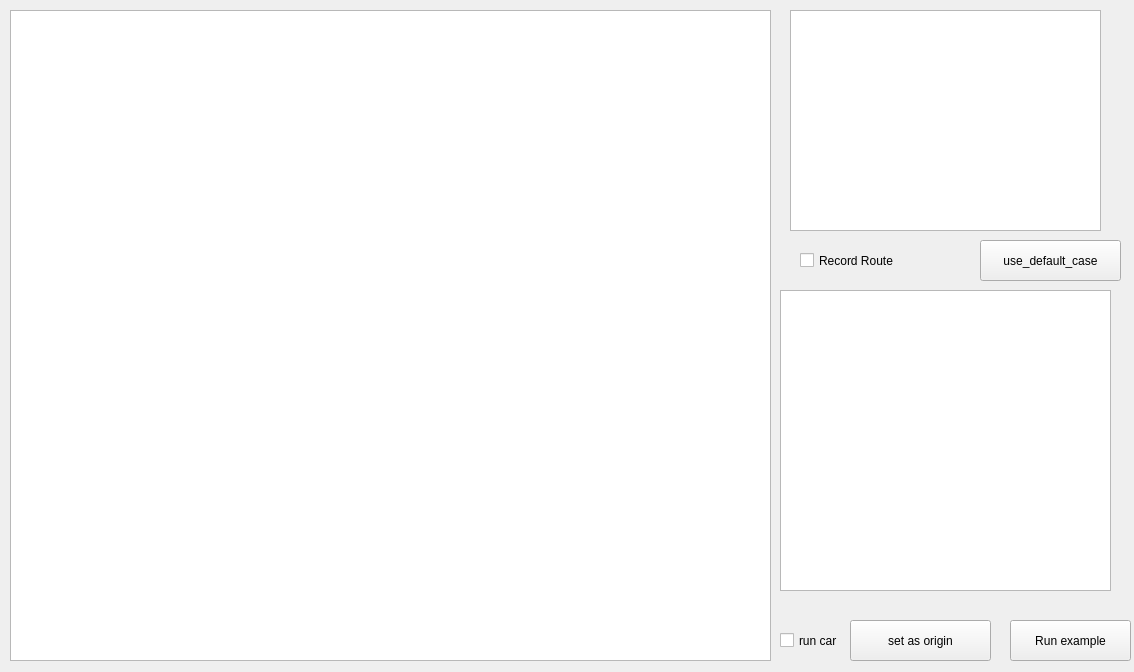
<?xml version="1.0" encoding="UTF-8"?>
<ui version="4.0">
 <class>lateral_control_exercise</class>
 <widget class="QWidget" name="lateral_control_exercise">
  <property name="geometry">
   <rect>
    <x>0</x>
    <y>0</y>
    <width>1134</width>
    <height>672</height>
   </rect>
  </property>
  <property name="windowTitle">
   <string>Form</string>
  </property>
  <widget class="QGraphicsView" name="graphicsView_pos">
   <property name="geometry">
    <rect>
     <x>10</x>
     <y>10</y>
     <width>761</width>
     <height>651</height>
    </rect>
   </property>
  </widget>
  <widget class="QGraphicsView" name="graphicsView_control">
   <property name="geometry">
    <rect>
     <x>790</x>
     <y>10</y>
     <width>311</width>
     <height>221</height>
    </rect>
   </property>
  </widget>
  <widget class="QPushButton" name="pushButton">
   <property name="geometry">
    <rect>
     <x>850</x>
     <y>620</y>
     <width>141</width>
     <height>41</height>
    </rect>
   </property>
   <property name="text">
    <string>set as origin</string>
   </property>
  </widget>
  <widget class="QCheckBox" name="checkBox_record">
   <property name="geometry">
    <rect>
     <x>800</x>
     <y>250</y>
     <width>121</width>
     <height>21</height>
    </rect>
   </property>
   <property name="text">
    <string>Record Route</string>
   </property>
  </widget>
  <widget class="QPushButton" name="pushButton_2">
   <property name="geometry">
    <rect>
     <x>980</x>
     <y>240</y>
     <width>141</width>
     <height>41</height>
    </rect>
   </property>
   <property name="text">
    <string>use_default_case</string>
   </property>
  </widget>
  <widget class="QCheckBox" name="checkBox_run">
   <property name="geometry">
    <rect>
     <x>780</x>
     <y>630</y>
     <width>71</width>
     <height>21</height>
    </rect>
   </property>
   <property name="text">
    <string>run car</string>
   </property>
  </widget>
  <widget class="QPushButton" name="pushButton_3">
   <property name="geometry">
    <rect>
     <x>1010</x>
     <y>620</y>
     <width>121</width>
     <height>41</height>
    </rect>
   </property>
   <property name="text">
    <string>Run example</string>
   </property>
  </widget>
  <widget class="QGraphicsView" name="graphicsView_lane">
   <property name="geometry">
    <rect>
     <x>780</x>
     <y>290</y>
     <width>331</width>
     <height>301</height>
    </rect>
   </property>
  </widget>
 </widget>
 <resources/>
 <connections/>
</ui>
